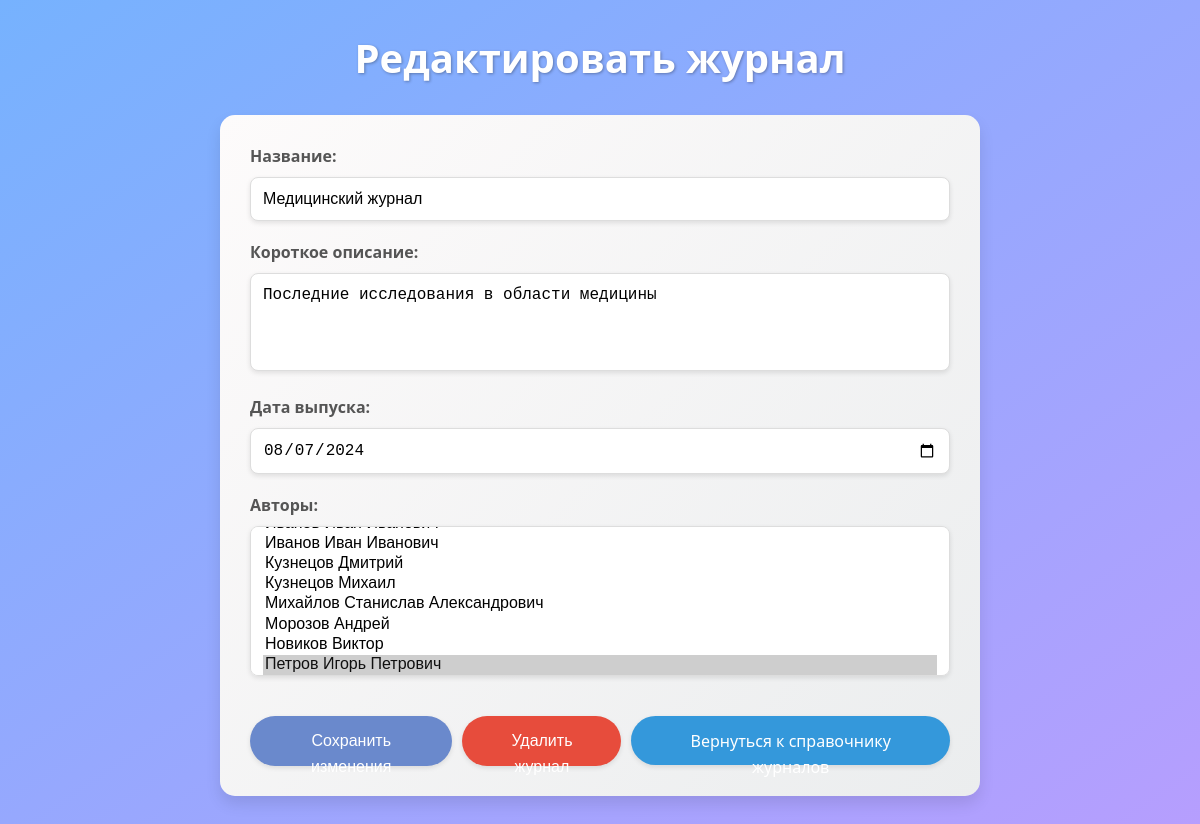
Page /check/edit_journal.php?id=4 on the committed database.
### tables this page shows
CREATE TABLE `journals` (
  `id` int NOT NULL AUTO_INCREMENT,
  `title` varchar(255) NOT NULL,
  `short_description` text,
  `release_date` varchar(10) DEFAULT NULL,
  PRIMARY KEY (`id`)
);

### check/edit_journal.php (the view, shortened to what this page needs)
<?php
require 'config.php';
$journalId = $_GET['id'];
$stmt = $pdo->prepare("SELECT * FROM journals WHERE id = ?");
$stmt->execute([$journalId]);
$journal = $stmt->fetch(PDO::FETCH_ASSOC);
$authorsStmt = $pdo->query("SELECT * FROM authors ORDER BY last_name, first_name, middle_name");
$authors = $authorsStmt->fetchAll(PDO::FETCH_ASSOC);
$authorsStmt = $pdo->prepare("SELECT author_id FROM journal_author WHERE journal_id = ?");
$authorsStmt->execute([$journalId]);
$selectedAuthorIds = $authorsStmt->fetchAll(PDO::FETCH_COLUMN);
?>
<!DOCTYPE html>
<html lang="ru">
<head>
</head>
<body>
    <h1>Редактировать журнал</h1>
    <form method="POST">
        <label>Название:</label>
        <input type="text" name="title" value="<?= htmlspecialchars($journal['title']) ?>" required>
        <label>Короткое описание:</label>
        <textarea name="description" rows="4"><?= htmlspecialchars($journal['short_description']) ?></textarea>
        <label>Дата выпуска:</label>
        <input type="date" name="release_date" value="<?= htmlspecialchars(date('Y-m-d', strtotime($journal['release_date']))) ?>">
        <label>Авторы:</label>
        <select name="authors[]" multiple required>
            <?php foreach ($authors as $author): ?>
                <option value="<?= $author['id'] ?>" <?= in_array($author['id'], $selectedAuthorIds) ? 'selected' : '' ?>>
                    <?= htmlspecialchars($author['last_name'] . ' ' . $author['first_name'] . ' ' . $author['middle_name']) ?>
                </option>
            <?php endforeach; ?>
        </select>
        <div class="button-container">
            <button type="submit">Сохранить изменения</button>
            <button type="submit" name="delete" value="1">Удалить журнал</button>
            <a href="view_journals.php" class="return-button">Вернуться к справочнику журналов</a>
        </div>
    </form>
</body>
</html>

### check/edit_journal.php (style rules this page uses)
body { font-family: 'Segoe UI', Tahoma, Geneva, Verdana, sans-serif; background: linear-gradient(to bottom right, #76b2fe, #b69efe); margin: 0; padding: 0; color: #333; }
h1 { text-align: center; margin-top: 30px; color: #fff; font-size: 2.5em; font-weight: 600; text-shadow: 1px 1px 3px rgba(0, 0, 0, 0.3); font-weight: bold; }
form { max-width: 700px; margin: 30px auto; background: #ffffff; padding: 30px; border-radius: 15px; box-shadow: 0 8px 15px rgba(0, 0, 0, 0.1); background: linear-gradient(135deg, #fdfbfb 0%, #ebedee 100%); }
label { display: block; margin-bottom: 10px; font-weight: bold; color: #555; }
input[type="text"], textarea, input[type="date"], select { width: 100%; padding: 12px; margin-bottom: 20px; border-radius: 8px; border: 1px solid #ddd; font-size: 16px; box-sizing: border-box; box-shadow: 0 2px 5px rgba(0, 0, 0, 0.1); transition: box-shadow 0.3s ease; }
textarea { resize: none; }
.button-container { display: flex; gap: 10px; justify-content: center; margin-top: 20px; }
button { padding: 12px 20px; background-color: #6a89cc; color: white; border: none; border-radius: 25px; cursor: pointer; font-size: 16px; transition: background-color 0.3s ease, box-shadow 0.3s ease, transform 0.3s ease; box-shadow: 0 2px 5px rgba(0, 0, 0, 0.1); height: 50px; line-height: 26px; }
button[name="delete"] { background-color: #e74c3c; }
select { height: 150px; overflow-y: auto; }
.return-button { background-color: #3498db; color: white; border: none; border-radius: 25px; cursor: pointer; font-size: 16px; text-align: center; text-decoration: none; transition: background-color 0.3s ease, transform 0.3s ease; box-shadow: 0 2px 5px rgba(0, 0, 0, 0.1); padding: 12px 20px; height: 25px; line-height: 26px; }

### rows in the picture
journals: title "Медицинский журнал", description "Последние исследования в области медицины", release_date "08/07/2024"

### other values in the picture
form field value "Иванов Иван Иванович / Кузнецов Дмитрий / Кузнецов Михаил / Михайлов Станислав Александрович / Морозов Андрей / Новиков Виктор / Петров Игорь Петрович ☑"
